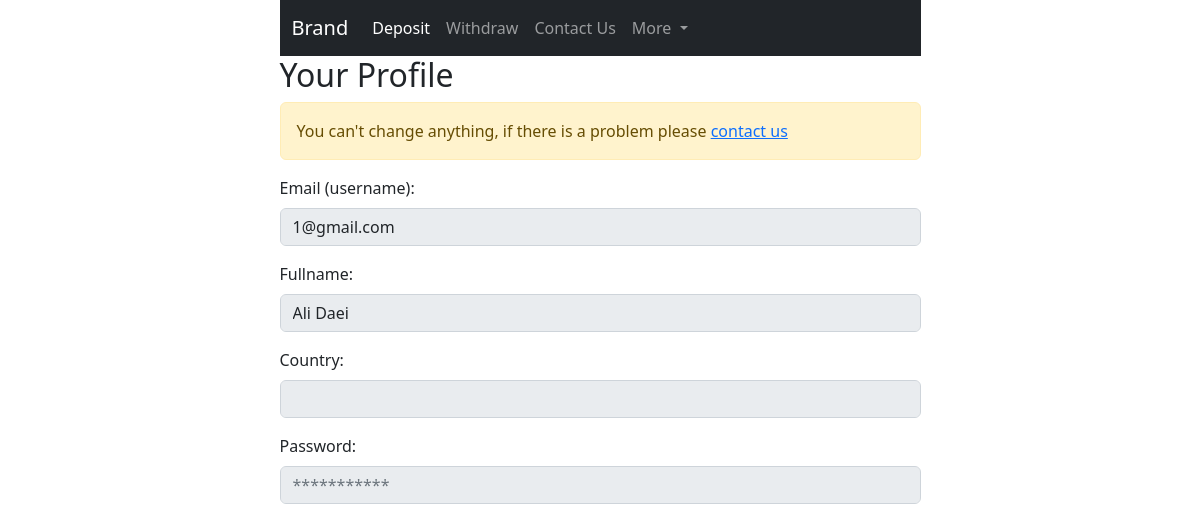
The page /profile (signed in) on the database as committed earlier.
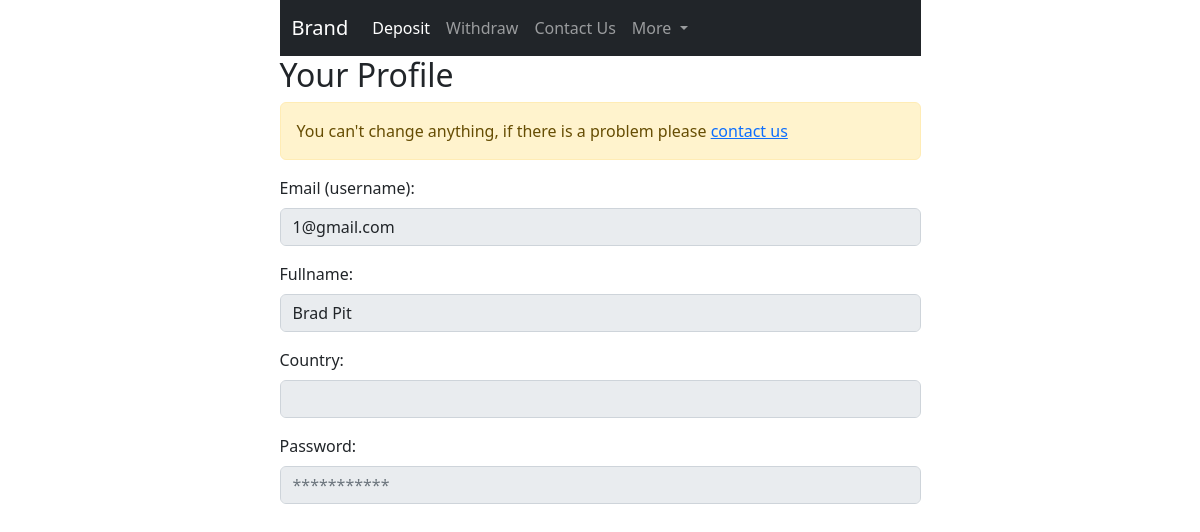
The same page on the database as committed later.
### users/models.py (models this page shows, shortened)
class User(AbstractBaseUser):
    email = models.EmailField(verbose_name='Email', max_length=60, unique=True)
    username = models.CharField(max_length=30, unique=True)
    fullname = models.CharField(max_length=30)
    country = CountryField(null=True)
    phone_number = PhoneNumberField(unique=True)
    date_joined = models.DateTimeField(verbose_name='Date Joined', auto_now_add=True)
    last_login = models.DateTimeField(verbose_name='Last login', auto_now=True)
    is_active = models.BooleanField(default=True)
    is_admin = models.BooleanField(default=False)
    is_staff = models.BooleanField(default=False)
    is_superuser = models.BooleanField(default=False)
    hide_email = models.BooleanField(default=True)
    objects = UserManager()
    USERNAME_FIELD = 'email'
    REQUIRED_FIELDS = ['username', ]

### users/views.py (the view)
# urls.py: path('profile', profile, name='profile'),
@login_required(login_url='/login')
def profile(request):
    profile_form = ProfileForm(request.POST or None, initial={'email': request.user.email,
                                                              'fullname': request.user.fullname})
    if request.method == "POST":
        if profile_form.is_valid():
            pass
    context = {
        'profile_form': profile_form,
    }
    return render(request, 'users/profile.html', context)

### users/forms.py
class ProfileForm(forms.Form):
    email = forms.EmailField(widget=forms.EmailInput(
        attrs={
            'placeholder': 'example@gmail.com',
            'name': 'email',
            'id': 'email',
            'class': 'form-control',
        }
    ), disabled=True)
    fullname = forms.CharField(widget=forms.TextInput(
        attrs={
            'placeholder': 'Brad Pit',
            'name': 'fullname',
            'id': 'fullname',
            'class': 'form-control'
        }
    ), validators=[validators.MinLengthValidator(3), validators.MaxLengthValidator(25), ], disabled=True)
    password = forms.CharField(widget=forms.PasswordInput(
        attrs={
            'placeholder': '***********',
            'name': 'password',
            'id': 'password',
            'class': 'form-control'
        }
    ), disabled=True, required=False)

### templates/users/profile.html (shortened to what this page needs)
{% extends 'shared/base.html' %}
{% load countries %}
{% load static %}
{% load widget_tweaks %}
{% block content %}
    <h2>Your Profile</h2>
    <div class="alert alert-warning">
    You can't change anything, if there is a problem please <a href="{% url 'core:contact' %}">contact us</a>
    </div>
    <div class="mb-3">
        <label for="{{ profile_form.email.id_for_label }}" class="form-label">Email (username): </label>
        {{ profile_form.email|add_error_class:"is-invalid" }}
    </div>
    <div class="mb-3">
        <label for="{{ profile_form.fullname.id_for_label }}" class="form-label">Fullname: </label>
        {{ profile_form.fullname|add_error_class:"is-invalid" }}
    </div>
    <div class="mb-3">
        <label for="country" class="form-label">Country: </label>
        <select name="country" id="country" class="form-control" aria-label="Default select example" disabled>
            {% get_countries as countries %}
        </select>
    </div>
    <div class="mb-3">
        <label for="{{ profile_form.password.id_for_label }}" class="form-label">Password: </label>
        {{ profile_form.password|add_error_class:"is-invalid" }}
    </div>
{% endblock %}

Rows that differ between the two databases and show on the page:
changed User "1@gmail.com": fullname "Ali Daei" → "Brad Pit"
